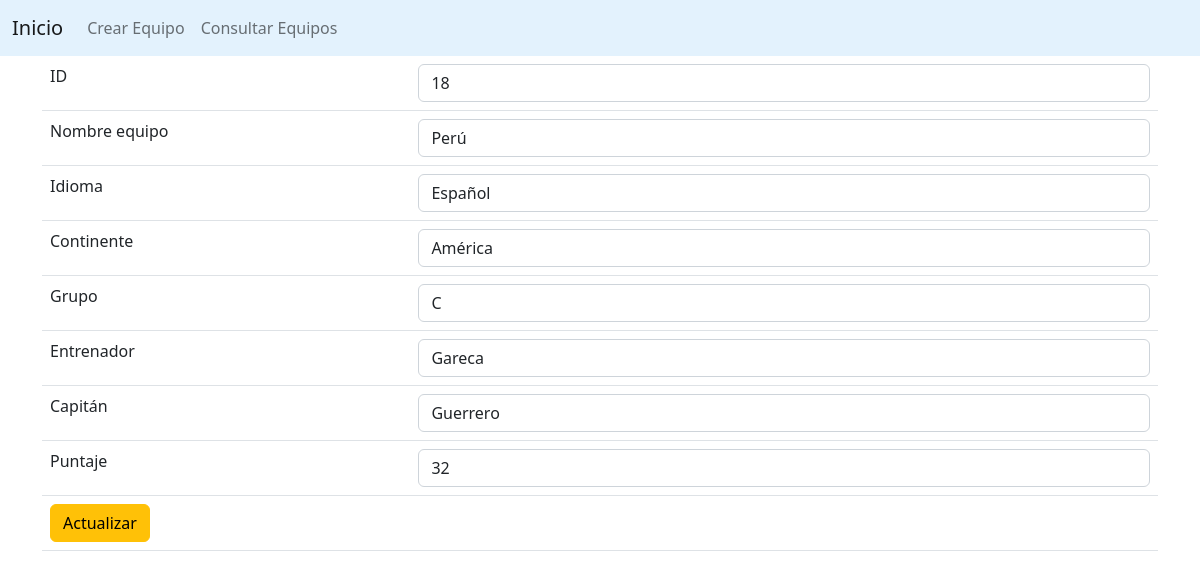
The app's page /18/edit with its own data.
### models.py (models this page shows, shortened)
class ContactModel(db.Model):
	__tablename__ = "contacts"
	id = db.Column(db.Integer, primary_key=True)
	pais = db.Column(db.String())
	idioma = db.Column(db.String())
	continente = db.Column(db.String())
	grupo = db.Column(db.String())
	entrenador = db.Column(db.String())
	capitan = db.Column(db.String())
	puntaje = db.Column(db.Integer())

### app.py (the view)
@app.route('/<int:id>/edit', methods = ['GET'])
def returnUpdate(id):
	contact = ContactModel.query.filter_by(id=id).first()
	return render_template('update.html', contact = contact)

### templates/update.html (shortened to what this page needs)
{% extends 'master.html' %}
{% block body %}
<div class="container">
	<form method="post" action="/edit">
		<table class="table">
			<tr>
				<td>ID</td>
				<td><input type="text" name="id" class="form-control" value="{{ contact.id }}"></td>
			</tr>
			<tr>
				<td>Nombre equipo</td>
				<td><input type="text" name="pais" class="form-control" value="{{ contact.pais }}"></td>
			</tr>
			<tr>
				<td>Idioma</td>
				<td><input type="text" name="idioma" class="form-control" value="{{ contact.idioma }}"></td>
			</tr>
			<tr>
				<td>Continente</td>
				<td><input type="text" name="continente" class="form-control" value="{{ contact.continente }}"></td>
			</tr>
			<tr>
				<td>Grupo</td>
				<td><input type="text" name="grupo" class="form-control" value="{{ contact.grupo }}"></td>
			</tr>
			<tr>
				<td>Entrenador</td>
				<td><input type="text" name="entrenador" class="form-control" value="{{ contact.entrenador }}"></td>
			</tr>
			<tr>
				<td>Capitán</td>
				<td><input type="text" name="capitan" class="form-control" value="{{ contact.capitan }}"></td>
			</tr>
			<tr>
				<td>Puntaje</td>
				<td><input type="text" name="puntaje" class="form-control" value="{{ contact.puntaje }}"></td>
			</tr>
			<tr>
				<td colspan="2">
					<input type="submit" name="submit" value="Actualizar" class="btn btn-warning">
				</td>
			</tr>
		</table>
	</form>
</div>
{% endblock %}

### records on screen
ContactModel: id "18", pais "Perú", idioma "Español", continente "América", grupo "C", entrenador "Gareca", capitan "Guerrero", puntaje "32"
